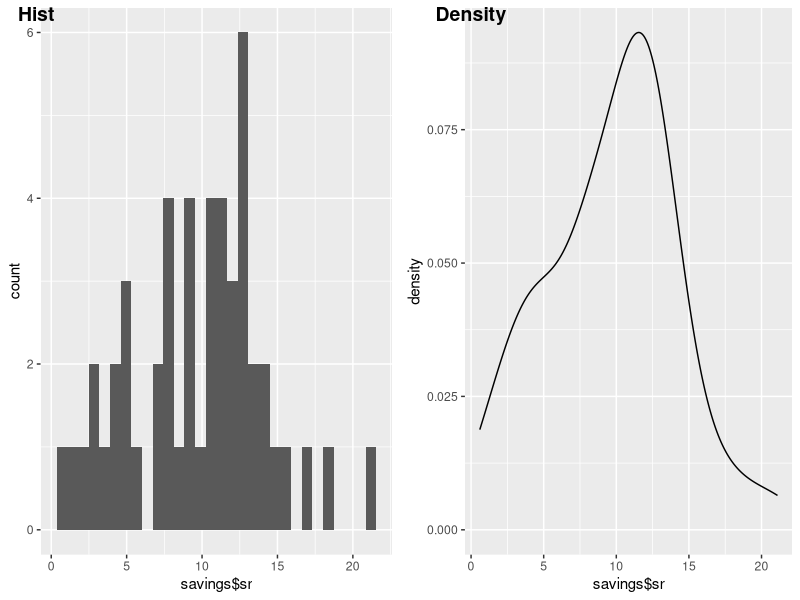
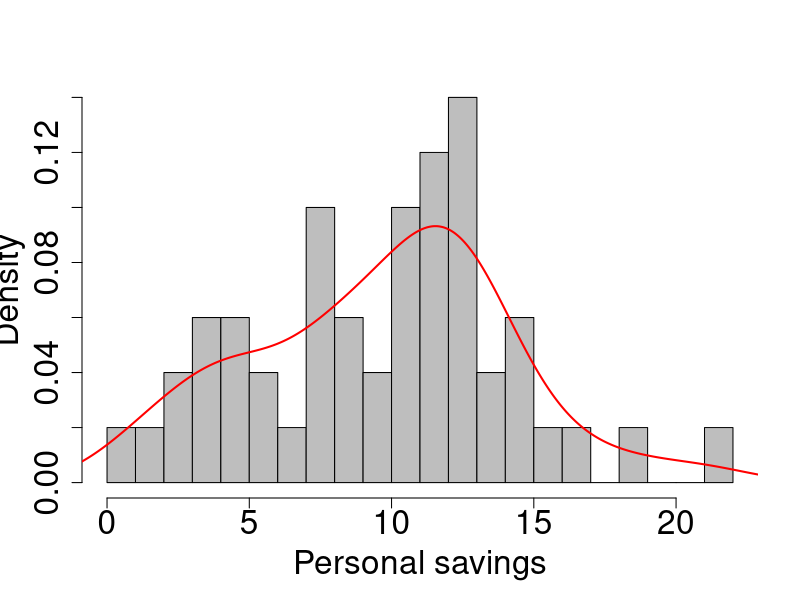

These figures' R source, in order: (Note: this script raises an error after producing the figures.)
####Example codes for running a linear regression analysis####
##libraries
if(!require(tidyverse))
  install.packages("tidyverse")
if(!require(cowplot))
  install.packages("cowplot")
if(!require(reshape2))
  install.packages("reshape2")


# Read in the country-savings data set
savings  <- read.table("Lecture01_data_estimation_and_inference.txt", header=T)

# Summary statistics of the data
summary(savings)

## Two plots side by side: histogram and kernel density for personal savings
#GGplot
p1<-ggplot(data=savings, aes(savings$sr))+
  geom_histogram()
p2<-ggplot(data=savings, aes(savings$sr))+
  geom_density()
# hist(savings$sr) # Histogram
# plot(density(savings$sr)) # Kernel density plot 

## GGplot: Put the two graphs on the same plot
#'plot_grid' function is from "cowplot" package
plot_grid(p1, p2, labels=c("Hist", "Density"), ncol=2, nrow=1)
# hist(savings$sr, prob=T) # Histogram
# lines(density(savings$sr), col="red") # Kernel density plot 

## GGplot: personal savings (sr) vs percentage population under 15 yrs (pop15)
p_sr_pop15<-ggplot(data=savings, aes(x=sr, y=pop15))+
  geom_point(color="red")+
  labs(x="Percentage population <15 yrs", y="Personal Savings")

# plot(x=savings$pop15, y=savings$sr, cex=1.5, pch=16, col="red", cex.lab=2,
# 	cex.axis=1.5, xlab="Percentage population <15 yrs",
# 	ylab="Personal savings")

# simple linear regression: y - personal savings, x - pop15
g1 <- lm(sr~pop15, data=savings)

# trend line for the regression
p_sr_pop15<-p_sr_pop15+geom_smooth(method="lm", se=FALSE)
# abline(g1$coef, lty=2, lwd=2, col="blue")

# Summary of regression results: parameter estimation & sd, t-test for 
#   individual predictor, R2, F-test for the model
summary(g1)

# ANOVA table for regression
anova(g1)

#GGPlot: Residual plot
p_res<-qplot(x=g1$fitted.values, y=g1$residuals, geom="point",
             xlab="Fitted Values", ylab="Residuals", colour=I("red"))
# plot(x=g1$fitted.values, y=g1$residuals, cex=1.5, pch=16, col="red", cex.lab=2,
# 	cex.axis=1.5, xlab="Fitted values",
# 	ylab="Residuals")


# 95% confidence interval for parameters 
confint(g1)

# Plot the confidence intervals for the regression and the future predicted 
#   values
tt = order(savings$pop15)
conf_lim = predict(g1, interval="confidence")
pred_lim = predict(g1, interval="prediction")


# matplot(savings$pop15[tt], cbind(conf_lim, pred_lim[,-1])[tt,], type="l", 
# 	ylab="predicted sr", xlab="Pop15", lty=c(1, 2, 2, 3, 3),
# 	col=c(1, 2, 2, 3, 3))

# for powerpoint files
hist(savings$sr, cex.lab=2, cex.axis=2, main="", breaks=20, xlab="Personal savings", prob=T, col="grey")
lines(density(savings$sr), col="red", lwd=2)
curve(1/sqrt(2*pi*sd0*sd0)*exp(-(x-mm)^2/2/sd0/sd0), -1, 25, add=T, col="blue", lwd=2)
pairs(~sr+pop15+pop75+dpi, data=savings, cex=2, pch=16, col=1, cex.labels=4, panel=panel.smooth, lwd=2)

# QQ plot: normal vs t
plot(xx, yy, xlab="Standard normal", ylab="t (df=1)", cex.lab=2, cex.axis=1.5, cex=2)
lines(c(-2.5,2.5), c(-2.5,2.5), lty=1, lwd=2, col="red")
plot(xx, yy2, xlab="Standard normal", ylab="t (df=5)", cex.lab=2, cex.axis=1.5, cex=2)
lines(c(-2.5,2.5), c(-2.5,2.5), lty=1, lwd=2, col="red")
plot(xx, yy3, xlab="Standard normal", ylab="t (df=10)", cex.lab=2, cex.axis=1.5, cex=2)
lines(c(-2.5,2.5), c(-2.5,2.5), lty=1, lwd=2, col="red")
plot(xx, yy4, xlab="Standard normal", ylab="t (df=50)", cex.lab=2, cex.axis=1.5, cex=2)
lines(c(-2.5,2.5), c(-2.5,2.5), lty=1, lwd=2, col="red")

